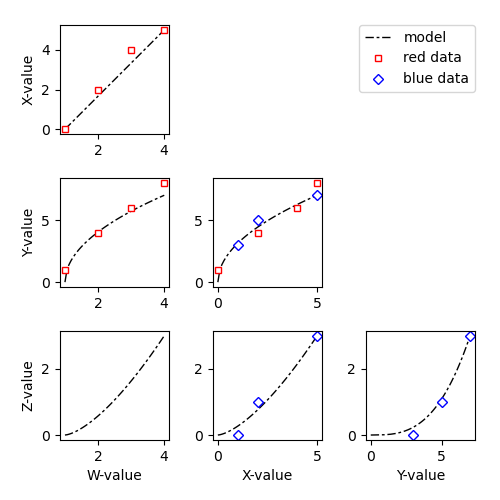

The Python source for this figure:
#! /usr/bin/env python3

import numpy as np
from cornerplots import Cornerplots
import matplotlib.pyplot as ppl


t = np.linspace(0, 1)
model = dict(
    w = 3 * t + 1,
    x = 5 * t,
    y = 7 * t**.5,
    z = 3 * t**1.5,
    )

red_data = dict(
    w = np.array([1, 2, 3, 4]),
    x = np.array([0, 2, 4, 5]),
    y = np.array([1, 4, 6, 8]),
    )

blue_data = dict(
    x = np.array([1, 2, 5]),
    y = np.array([3, 5, 7]),
    z = np.array([0, 1, 3]),
    )


fig = ppl.figure(figsize = (5,5))

cp = Cornerplots(
    fields = ['w', 'x', 'y', 'z'],
    labels = ['W-value', 'X-value', 'Y-value', 'Z-value'],
    )

cp.plot(model,     'k-', lw = 1, dashes = (6,2,2,2), label = 'model')
cp.plot(red_data,  'ws', mec = 'r', mew = 1, ms = 5, label = 'red data')
cp.plot(blue_data, 'wD', mec = 'b', mew = 1, ms = 5, label = 'blue data')

cp.legend()

ppl.savefig('example.png')
